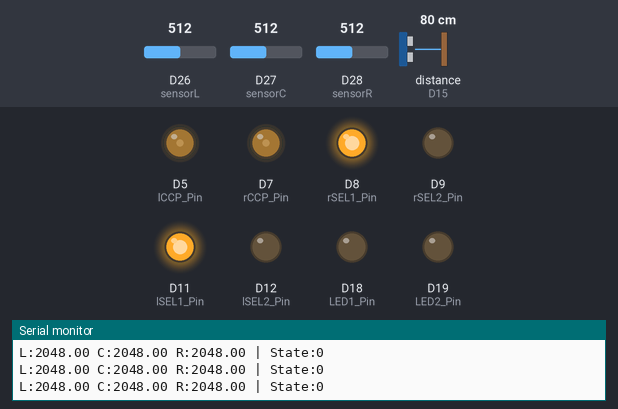
This sketch was run on a simulated Arduino Due. Shown: output pins drawn as LEDs (lit = HIGH), the last lines printed to the serial monitor. Wiring (inferred from the names in the program): ultrasonic range finder: trigger D14; echo D15. Inputs (shaded band) come from the test bench; at power-on: D27 (sensorC) = 512, distance to the obstacle (sensor on D15) 80 cm, D26 (sensorL) = 512, D28 (sensorR) = 512 (analog values on the 0–1023 scale). The echo pulse lasts 58.3 µs per cm; pins used as bus, display or sensor lines are not drawn.

Above: at 1.2 s.
1.3 s: D27 (sensorC) set to 15
At 2.3 s:
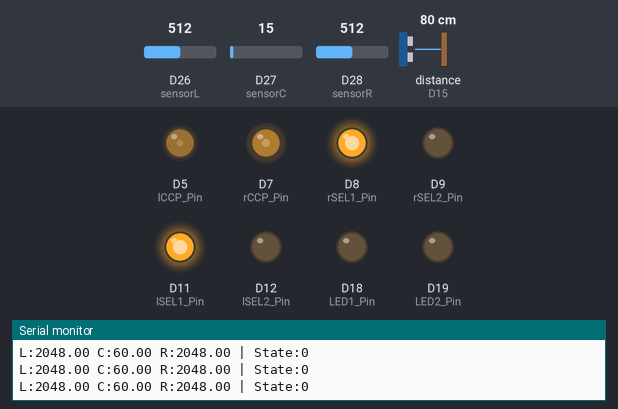
2.8 s: distance to the obstacle (sensor on D15) set to 12 cm
4.3 s: distance to the obstacle (sensor on D15) set to 9 cm
At 4.9 s:
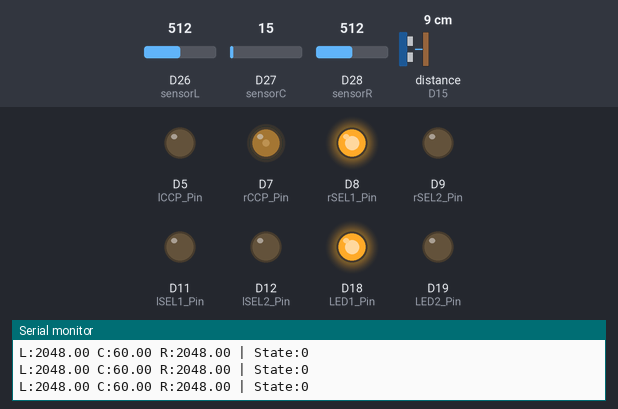
7.3 s: D27 (sensorC) set to 992
10.3 s: D26 (sensorL) set to 611
13.0 s: D26 (sensorL) set to 642
At 15.5 s:
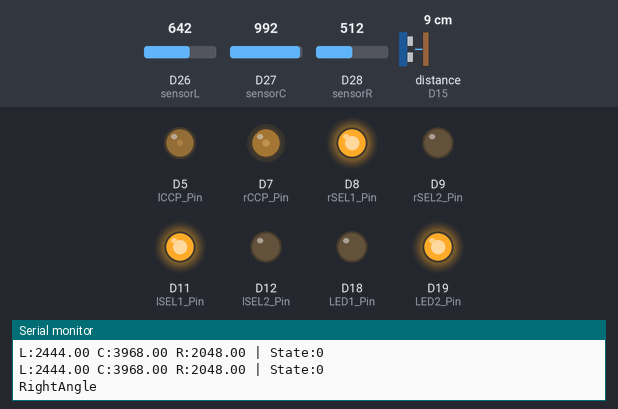
Timing chart, 0 to 17.0 s (numbered marks = the images above; inputs shaded):
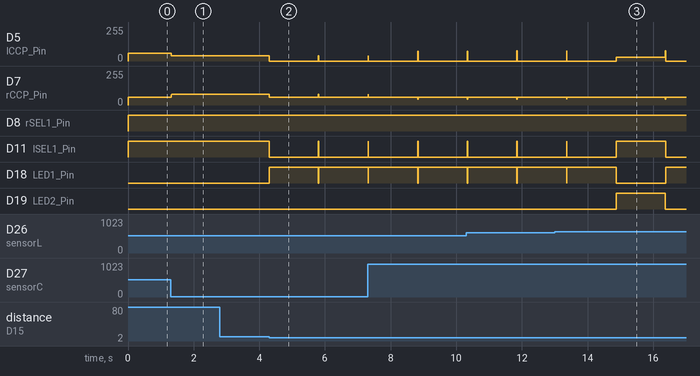

Measured:
- the behaviour switches between 11 and 10 cm on distance to the obstacle (sensor on D15) (found by bisection; images 1 and 2)
- the behaviour switches between 625 and 626 on D26 (sensorL) (found by bisection; images 2 and 3)
- after the input at 1.3 s, D5 (lCCP_Pin): 59/255 → 40/255 at once, → 39/255 0.08 s later; D7 (rCCP_Pin): 60/255 → 79/255 at once, → 80/255 0.08 s later
- after the input at 4.3 s, D5 (lCCP_Pin): 39/255 → 0/255 at once; D7 (rCCP_Pin): 80/255 → 60/255 at once; D11 (lSEL1_Pin): HIGH → LOW at once, → HIGH 1.5 s later, → LOW 0.01 s later; D18 (LED1_Pin): LOW → HIGH at once, → LOW 1.5 s later, → HIGH 0.01 s later
- after the input at 13.0 s, D19 (LED2_Pin): LOW → HIGH after 1.9 s, → LOW 1.5 s later

The sketch:

GrayADDTest.ino
```cpp
int state = 0;
// 0:通常(PD制御) 1:障害物回避中 2:直角 3:グレー斜め

// --- センサピン（アナログ入力） ---
const int sensorR = 28;
const int sensorC = 27;
const int sensorL = 26;

// --- モータ制御ピン ---
const int lCCP_Pin = 5, lSEL1_Pin = 11, lSEL2_Pin = 12;
const int rCCP_Pin = 7, rSEL1_Pin = 8, rSEL2_Pin = 9;

// --- 超音波センサ ---
const int TRIG_Pin = 14;
const int ECHO_Pin = 15;
const int sound_speed = 340;
float duration = 0;
float distance = 0;

// --- グレー判定パラメータ ---
const int gray_min = 1450;
const int gray_max = 1850;
const int black_thr = 3000;

// --- 斜め移動タイマー ---
unsigned long diagStartTime = 0;
const unsigned long diagDelay = 1000; // [ms] 黒判定を有効にするまでの遅延

//LED
const int LED1_Pin = 18;
const int LED2_Pin = 19;

// --- 制御パラメータ ---
const int default_speed = 60;      // 基本速度
const float Kp = 10.0;             // 比例ゲイン
const float Kd = 20.0;             // 微分ゲイン
const float max_control = 25.0;    // 最大速度差

// --- センサ値 ---
const int white_val = 1000;
const int black_val = 3200;
const int target_val = (white_val + black_val) / 2;

// --- PD制御用変数 ---
float valL, valC, valR;
float error = 0;
float prev_error = 0;
float control = 0;
float prev_control = 0; // スムージング用

// --- グレー検知フラグ ---
bool grayDetected = false;

void setup() {
  analogReadResolution(12);
  pinMode(sensorL, INPUT);
  pinMode(sensorC, INPUT);
  pinMode(sensorR, INPUT);

  pinMode(TRIG_Pin, OUTPUT);
  pinMode(ECHO_Pin, INPUT);

  pinMode(rCCP_Pin, OUTPUT);
  pinMode(rSEL1_Pin, OUTPUT);
  pinMode(rSEL2_Pin, OUTPUT);
  pinMode(lCCP_Pin, OUTPUT);
  pinMode(lSEL1_Pin, OUTPUT);
  pinMode(lSEL2_Pin, OUTPUT);

  pinMode(LED1_Pin, OUTPUT);
  pinMode(LED2_Pin, OUTPUT);

  Serial.begin(9600);
}

void loop() {
  // センサ読み取り
  readSensors();

  // --- グレー判定 ---
  checkGray();

  // --- 障害物検知 ---
  if(distance < 10.0 && state == 0){
    AvoidObstacles();
  }

  // --- 直角検知 ---
  if(valL > 2500 && valC > 2500){
    RightAngle();
  }

  // --- 誤差計算 ---
  computeError();

  // --- PD制御 ---
  computeControl();

  // --- モータ制御 ---
  setMotorSpeed();

  // --- デバッグ出力 ---
  Debug();

  delay(10);
}

// --- センサ読み取り ---
void readSensors() {
  valL = analogRead(sensorL);
  valC = analogRead(sensorC);
  valR = analogRead(sensorR);

  //超音波センサ
  digitalWrite(TRIG_Pin, LOW);
  delayMicroseconds(1);
  digitalWrite(TRIG_Pin, HIGH);
  delayMicroseconds(8);
  digitalWrite(TRIG_Pin, LOW);
  duration = pulseIn(ECHO_Pin,HIGH);
  duration = duration/2;
  distance = duration*100/1000000*sound_speed;
}

// --- 誤差計算 ---
void computeError() {
  error = (float)valC - target_val;
  error /= 1000;
}

// --- PD制御 ---
void computeControl() {
  float diff = error - prev_error;
  float raw_control = Kp * error + Kd * diff;

  // スムージング
  control = 0.7 * prev_control + 0.3 * raw_control;

  control = constrain(control, -max_control, max_control);

  prev_error = error;
  prev_control = control;
}

// --- モータ速度設定 ---
void setMotorSpeed() {
  float r_speed;
  float l_speed;

  switch(state){
    case 0: // PD制御
      l_speed = default_speed + control;
      r_speed = default_speed - control;
      break;
    case 1: // 障害物回避
      l_speed = default_speed * 1.1;
      r_speed = default_speed * 0.7;
      break;
    case 2: // 直角
      l_speed = 0;
      r_speed = 0;
      break;
    case 3: // グレー斜め（右斜め）
      l_speed = default_speed;
      r_speed = default_speed * 0.6;
      break;
    default:
      l_speed = 0;
      r_speed = 0;
      break;
  }

  r_speed = constrain(r_speed, 0, 255);
  l_speed = constrain(l_speed, 0, 255);

  analogWrite(rCCP_Pin, r_speed);
  digitalWrite(rSEL1_Pin, HIGH);
  digitalWrite(rSEL2_Pin, LOW);

  analogWrite(lCCP_Pin, l_speed);
  digitalWrite(lSEL1_Pin, HIGH);
  digitalWrite(lSEL2_Pin, LOW);
}

// --- 障害物回避 ---
void AvoidObstacles(){
  SetState(1);
  analogWrite(rCCP_Pin, default_speed);
  digitalWrite(rSEL1_Pin, HIGH);
  digitalWrite(rSEL2_Pin, LOW);

  analogWrite(lCCP_Pin, 0);
  digitalWrite(lSEL1_Pin, LOW);
  digitalWrite(lSEL2_Pin, LOW);

  delay(1500);
  SetState(0);
}

// --- 直角処理 ---
void RightAngle(){
  SetState(2);
  Serial.println("RightAngle");

  analogWrite(rCCP_Pin, default_speed);
  digitalWrite(rSEL1_Pin, HIGH);
  digitalWrite(rSEL2_Pin, LOW);

  analogWrite(lCCP_Pin, default_speed / 2);
  digitalWrite(lSEL1_Pin, HIGH);
  digitalWrite(lSEL2_Pin, LOW);

  delay(1500);

  SetState(0);
}

// --- LED制御 ---
void LEDControll(int num, bool status){
  if(num == 1){
    digitalWrite(LED1_Pin, status ? HIGH : LOW);
  }else{
    digitalWrite(LED2_Pin, status ? HIGH : LOW);
  }
}

// --- グレー判定 ---
void checkGray(){
  if(state == 0){
    // Rがグレー → 斜めモード
    if(
      //(valR >= gray_min && valR <= gray_max )||
      //(
      valL >= gray_min && valL <= gray_max
      //)
      ){
      SetState(3);
      diagStartTime = millis();
    }
  }
  else if(state == 3){
    // 一定時間経過後、Cが黒 → PDに戻る
    if(millis() - diagStartTime > diagDelay){
      if(valC >= black_thr){
        SetState(0);
      }
    }
  }
}

// --- 状態変更 ---
void SetState(int num){
  state = num;
  switch(state){
    case 0:
      LEDControll(1, false);
      LEDControll(2, false);
      break;
    case 1:
      LEDControll(1, true);
      LEDControll(2, false);
      break;
    case 2:
      LEDControll(1, false);
      LEDControll(2, true);
      break;
    case 3: // グレー斜め
      LEDControll(1, true);
      LEDControll(2, true);
      break;
    default:
      LEDControll(1, false);
      LEDControll(2, false);
      break;
  }
}

// --- デバッグ出力 ---
void Debug() {
  Serial.print("L:"); Serial.print(valL);
  Serial.print(" C:"); Serial.print(valC);
  Serial.print(" R:"); Serial.print(valR);
  Serial.print(" | State:"); Serial.println(state);
}
```
